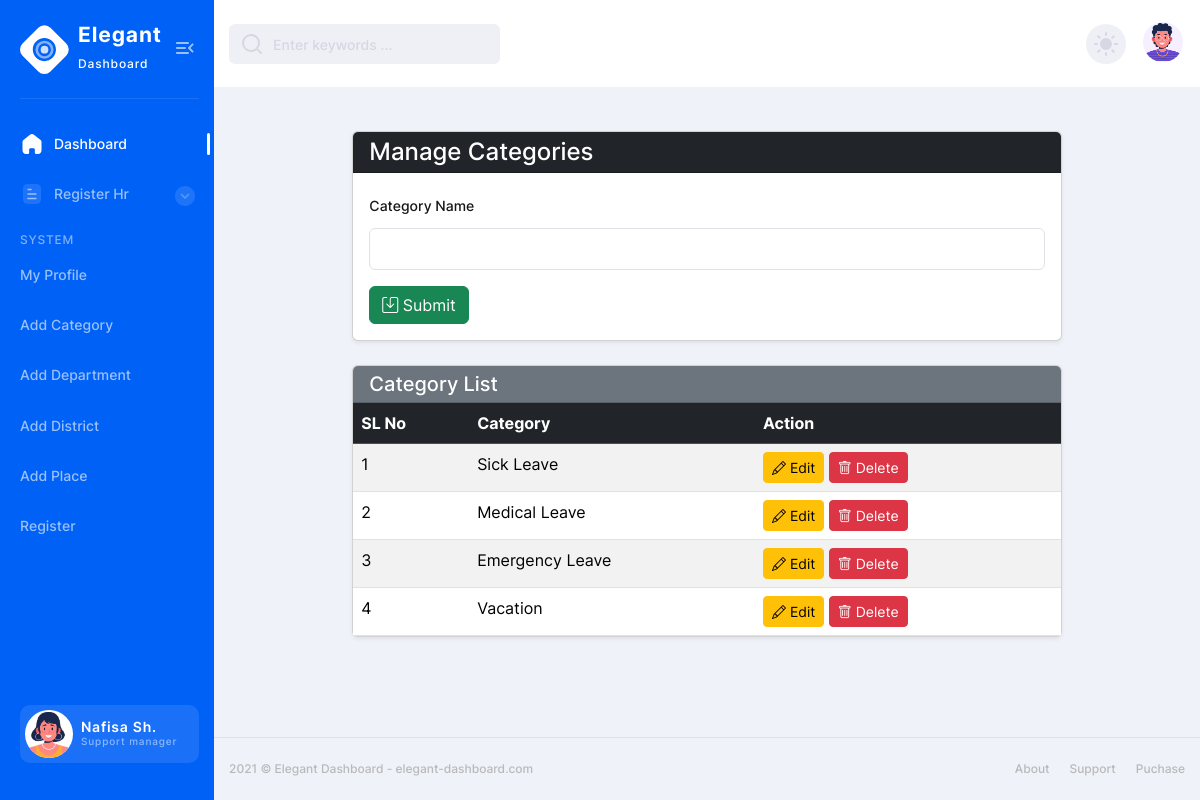
Screenshot of /Project/Admin/Category.php with the database file from the repository.
### tables this page shows
CREATE TABLE `tbl_category` (
  `category_id` int(11) NOT NULL,
  `category_name` varchar(100) NOT NULL
);

### Project/Admin/Category.php (the view, shortened to what this page needs)
<?php
include("header.php");
include("../Assets/Connection/Connection.php");
$category_name = "";
?>
<div class="container my-4 w-75">
    <div class="card shadow-sm">
        <div class="card-header bg-dark text-white">
            <h4 class="mb-0">Manage Categories</h4>
        </div>
        <div class="card-body">
            <form method="post" action="Category.php">
                <div class="mb-3 ">
                    <label for="txt_category" class="form-label">Category Name</label>
                    <div class="border rounded">
                    <input type="text" class="form-control" name="txt_category" id="txt_category"
                           value="<?php echo $category_name; ?>" required>
                    </div>
                </div>
                <button type="submit" name="btn_submit" class="btn btn-success">
                    <i class="bi bi-save"></i> Submit
                </button>
            </form>
        </div>
    </div>
    <div class="card shadow-sm mt-4">
        <div class="card-header bg-secondary text-white">
            <h5 class="mb-0">Category List</h5>
        </div>
        <div class="card-body p-0">
            <table class="table table-striped mb-0">
                <thead class="table-dark">
                    <tr>
                        <th>SL No</th>
                        <th>Category</th>
                        <th>Action</th>
                    </tr>
                </thead>
                <tbody>
                    <?php
                    $Selqry = "SELECT * FROM tbl_category";
                    $i = 0;
                    $result = $conn->query($Selqry);
                    while ($row = $result->fetch_assoc()) {
                        $i++;
                        ?>
                        <tr>
                            <td><?php echo $i; ?></td>
                            <td><?php echo $row['category_name']; ?></td>
                            <td>
                                <a href="Category.php?eid=<?php echo $row['category_id']; ?>"
                                   class="btn btn-sm btn-warning">
                                    <i class="bi bi-pencil"></i> Edit
                                </a>
                                <a href="Category.php?did=<?php echo $row['category_id']; ?>"
                                   class="btn btn-sm btn-danger"
                                   onclick="return confirm('Are you sure you want to delete this category?');">
                                    <i class="bi bi-trash"></i> Delete
                                </a>
                            </td>
                        </tr>
                        <?php
                    }
                    ?>
                </tbody>
            </table>
        </div>
    </div>
</div>
<?php
include("footer.php");
?>

### rows the page displays
tbl_category: category_name "Sick Leave"
tbl_category: category_name "Medical Leave"
tbl_category: category_name "Emergency Leave"
tbl_category: category_name "Vacation"
